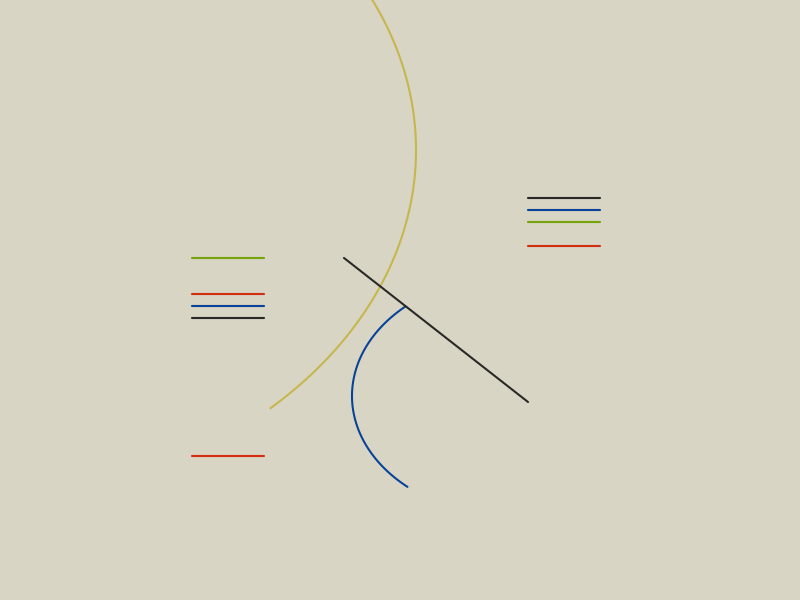

Write the R code that produced this figure.
# #RecreationThursday: Hlito (recreate)
# Matt Dray, June 2021

# The challenge hashtag:
#   https://twitter.com/hashtag/RecreationThursday

# See Hlito's original on the MoMA site:
#   https://www.moma.org/collection/works/205953?artist_id=50003&page=1&sov_referrer=artist

# Read about my recreation in this blog post:
#   https://www.rostrum.blog/2021/06/21/recreate-hlito/

# Open graphical device
png(
  "2021-06-03_rt_hlito/output/hlito-recreate.png",
  width  = 10,
  height = 10,
  units  = "cm",
  res    = 1200
)

# Set colours
hlito_bg <- "#D9D5C4"
hlito_red <- "#D12E14"
hlito_green <- "#72A40D"
hlito_blue <- "#084398"
hlito_black <- "#282828"
hlito_green2 <- "#C5B64D"

# Set plot parameters
par(mar = rep(0, 4), bg = hlito_bg)

# Create empty plot area
plot(
  0:1, 
  0:1, 
  axes = FALSE,
  type = "n",
  xaxs = "i",
  yaxs = "i"
)

# Set left-side line segment variables
l_segs_y <- c(0.24, 0.47, 0.49, 0.51, 0.57)
l_segs_x0 <- 0.24
l_segs_x1 <- 0.33

# Set right-side line segment variables
r_segs_y <- c(0.59, 0.63, 0.65, 0.67)
r_segs_x0 <- 0.66
r_segs_x1 <- 0.75

# Set left circle segment variables
l_circ_r <- 0.6
l_circ_x <- -0.08
l_circ_y <- 0.75
l_theta <- seq(-0.8, 1, length = 200)

# Set right circle segment variables
r_circ_r <- 0.2
r_circ_x <- 0.64
r_circ_y <- 0.34
r_theta <- seq(2.3, 4, length = 200)

# Set diagonal segment variables
diag_x0 <- 0.43
diag_y0 <- 0.57
diag_x1 <- 0.66
diag_y1 <- 0.33

# Create left-side line segments
segments(
  x0 = l_segs_x0,
  y0 = l_segs_y,
  x1 = l_segs_x1,
  y1 = l_segs_y,
  col = c(hlito_red, hlito_black, hlito_blue, hlito_red, hlito_green),
  lwd = 2
)

# Create right-side line segments
segments(
  x0 = r_segs_x0,
  y0 = r_segs_y,
  x1 = r_segs_x1,
  y1 = r_segs_y,
  col = c(hlito_red, hlito_green, hlito_blue, hlito_black),
  lwd = 2
)

# Create left circle
lines(
  x = l_circ_r * cos(l_theta) + l_circ_x,
  y = l_circ_r * sin(l_theta) + l_circ_y,
  col = hlito_green2,
  lwd = 2
)

# Create right circle
lines(
  x = r_circ_r * cos(r_theta) + r_circ_x,
  y = r_circ_r * sin(r_theta) + r_circ_y,
  col = hlito_blue,
  lwd = 2
)

# Create diagonal line
segments(
  x0 = diag_x0,
  y0 = diag_y0,
  x1 = diag_x1,
  y1 = diag_y1,
  col = hlito_black,
  lwd = 2
)

# Close graphics device, save
dev.off()